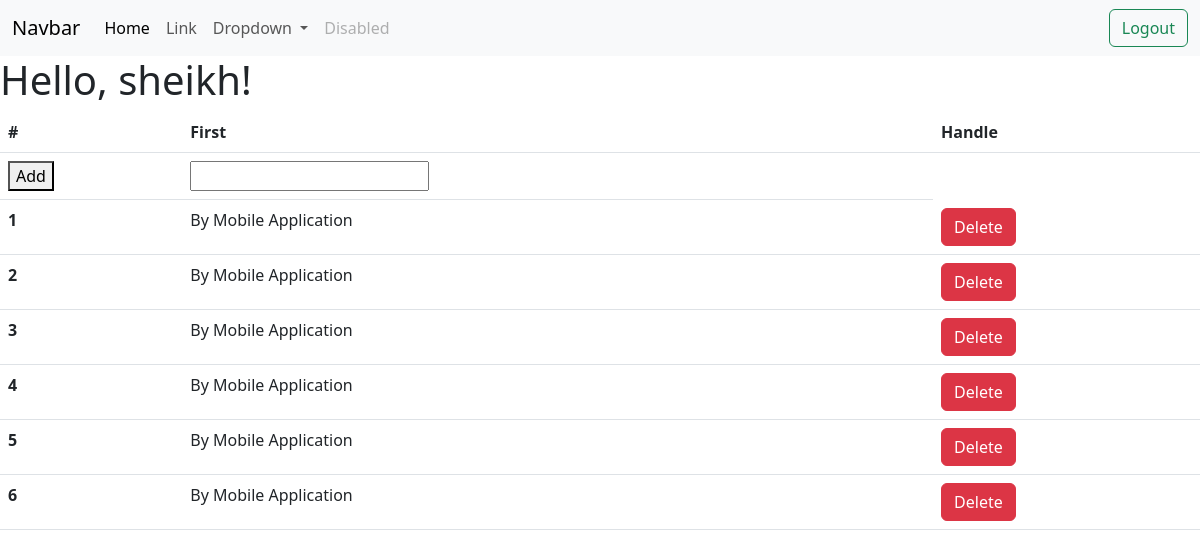
The app's page /index/ (signed in) with its own data.
### Home/models.py (models this page shows, shortened)
class UserTodo(models.Model):
    user = models.ForeignKey(User, on_delete=models.CASCADE)
    todo = models.CharField(max_length=100)
    completed = models.BooleanField(default=False)
    created_at = models.DateTimeField(default=datetime.datetime.now)

### Home/views.py (the view)
# urls.py: path('index/', views.index_view, name='index'),
@login_required(login_url='login')
def index_view(request):
    todos = models.UserTodo.objects.filter(user = request.user).all().order_by('-created_at')
    if request.method == "POST":
        todo = request.POST.get('todo')
        models.UserTodo.objects.create(user= request.user, todo= todo).save()
        print('saved')
    return render(request, 'index.html', {'todos': todos})

### templates/index.html (shortened to what this page needs)
{% extends 'base.html' %}
{% block content %}
<table class="table">
  <thead>
    <tr>
      <th scope="col">#</th>
      <th scope="col">First</th>
      <th scope="col">Handle</th>
    </tr>
  </thead>
  <tbody>
    <form action="" method="post">
      <tr>
        <th scope="row"><button type="submit">Add</button></th>
        <td><input type="text" name="todo"></td>
      </tr>
    </form>
    {% for todo in todos %}
    <tr>
        <th scope="row">{{forloop.counter}}</th>
        <td>{{todo.todo|truncatewords:5}}</td>
        <td><a href=" {% url 'delete' todo.pk %}"><button class="btn btn-danger" type="submit">Delete</button></a></td>
    </tr>
    {% endfor %}
  </tbody>
</table>
{% endblock content %}

### templates/base.html (shortened to what this page needs)
<!doctype html>
<html lang="en">
<head>
    <link href="https://cdn.jsdelivr.net/npm/bootstrap@5.3.0-alpha1/dist/css/bootstrap.min.css" rel="stylesheet"
>
</head>
<body>
<nav class="navbar navbar-expand-lg bg-body-tertiary">
    <div class="container-fluid">
      <a class="navbar-brand" href="#">Navbar</a>
      <div class="collapse navbar-collapse" id="navbarSupportedContent">
        <ul class="navbar-nav me-auto mb-2 mb-lg-0">
          <li class="nav-item">
            <a class="nav-link active" aria-current="page" href="#">Home</a>
          </li>
          <li class="nav-item">
            <a class="nav-link" href="#">Link</a>
          </li>
          <li class="nav-item dropdown">
            <a class="nav-link dropdown-toggle" href="#" role="button" data-bs-toggle="dropdown" aria-expanded="false">
              Dropdown
            </a>
          </li>
          <li class="nav-item">
              <a class="nav-link disabled">Disabled</a>
            </li>
        </ul>
           <a href="{% url 'logout' %}"><button class="btn btn-outline-success" type="submit">Logout</button></a>
    </div>
</div>
</nav>
<h1>Hello, {{request.user.username}}!</h1>
    {% block content %}
    {% endblock content %}
</body>
</html>

### records on screen
UserTodo: todo "By Mobile Application"
UserTodo: todo "By Mobile Application"
UserTodo: todo "By Mobile Application"
UserTodo: todo "By Mobile Application"
UserTodo: todo "By Mobile Application"
UserTodo: todo "By Mobile Application"

### other values on screen
{{ request.user.username }} "sheikh"
